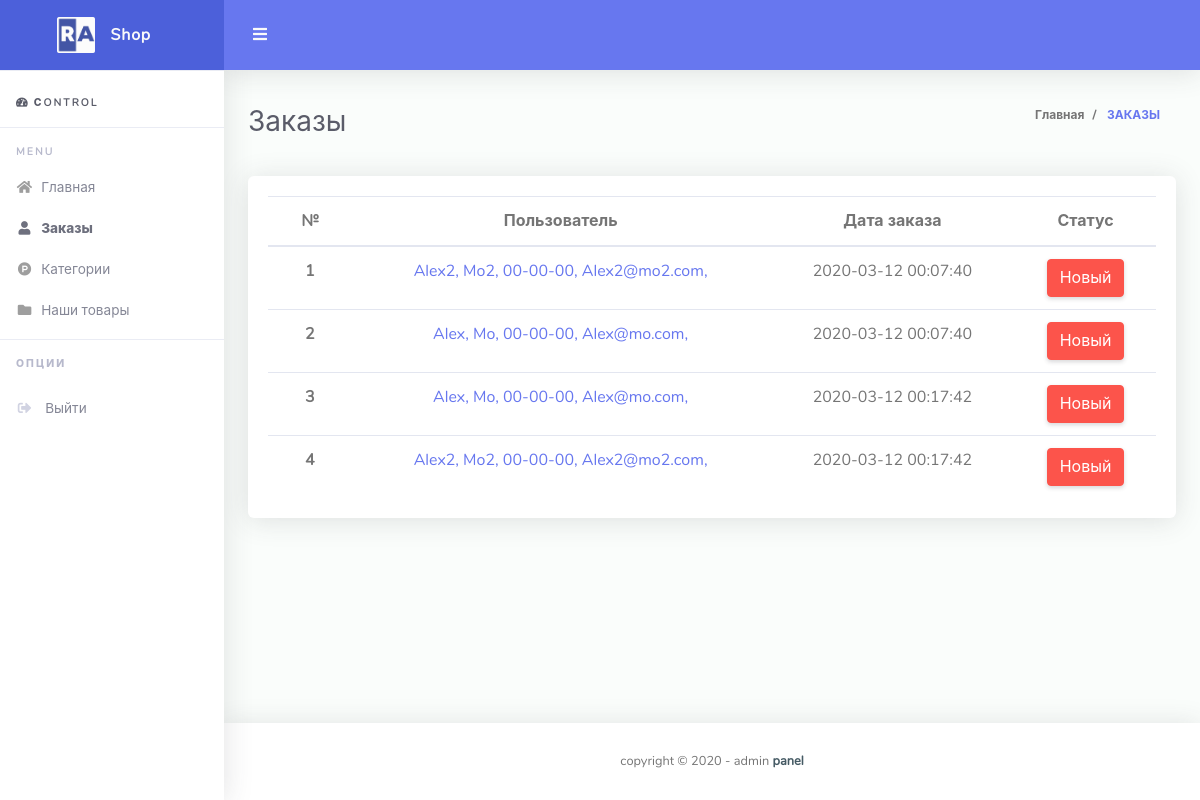
The app's page /admin/orders.php, older data.
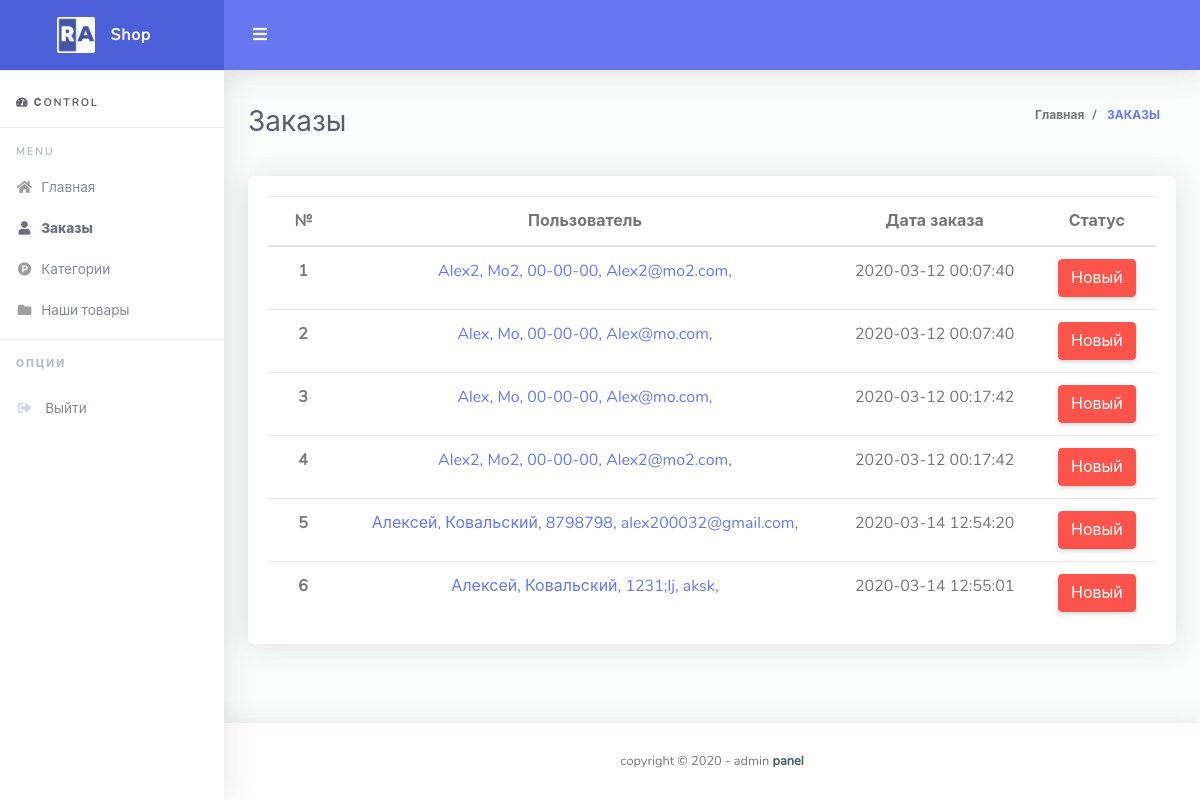
The same page, newer data.
### tables this page shows
CREATE TABLE `orders` (
  `id` int(11) NOT NULL,
  `customer_id` int(11) NOT NULL,
  `service` text NOT NULL,
  `created_at` datetime NOT NULL DEFAULT current_timestamp(),
  `status` tinyint(1) NOT NULL
);

CREATE TABLE `customers` (
  `id` int(11) NOT NULL,
  `first_name` varchar(20) NOT NULL,
  `last_name` varchar(20) DEFAULT NULL,
  `phone` varchar(255) DEFAULT NULL,
  `email` varchar(255) NOT NULL,
  `password` varchar(255) NOT NULL,
  `confirm_mail` varchar(255) NOT NULL,
  `verifided` int(1) NOT NULL DEFAULT 0,
  `rights` int(1) NOT NULL DEFAULT 0
);

### admin/orders.php (the view, shortened to what this page needs)
<?php
include $_SERVER['DOCUMENT_ROOT'] . "/configs/db.php";
?>
<!DOCTYPE html>
<html lang="en">
<head>
    <?php include $_SERVER['DOCUMENT_ROOT'] . "/admin/parts/head.php" ?>
</head>
<body id="page-top">
<div id="wrapper">
    <?php include $_SERVER['DOCUMENT_ROOT'] . "/admin/parts/nav.php" ?>
    <div id="content-wrapper" class="d-flex flex-column">
        <div id="content">
            <nav class="navbar navbar-expand navbar-light bg-navbar topbar mb-4 static-top">
                <button id="sidebarToggleTop" class="btn btn-link rounded-circle mr-3">
                    <i class="fa fa-bars"></i>
                </button>
            </nav>
            <div class="container-fluid" id="container-wrapper">
                <?php
                include $_SERVER['DOCUMENT_ROOT'] . "/admin/parts/breadcrumb.php"
                ?>
                <div class="row">
                    <div id="" class="col-lg-12">
                        <div class="card mb-4 text-center">
                            <div class="card-body table-full-width table-responsive">
                                <table class="table" id="table_orders">
                                  <thead>
                                    <tr>
                                      <th scope="col">№</th>
                                      <th scope="col">Пользователь</th>
                                      <th scope="col">Дата заказа</th>
                                      <th scope="col">Статус</th>
                                    </tr>
                                  </thead>
                                        <tbody>
                                                <?php
                                                $sql = "SELECT orders.id, orders.status, orders.created_at, customers.first_name, customers.last_name, customers.`phone`, customers.`email`
                                                        FROM customers
                                                        INNER JOIN orders ON customers.id = orders.customer_id
                                                        ORDER BY orders.id ASC";
                                                $result = $connect->query($sql);
                                                while($row = mysqli_fetch_assoc($result)) {
                                                ?>
                                                    <tr>
                                                        <th><?php echo $row['id']; ?></th>
                                                        <td><a href="/admin/watch_order.php?id=<?php echo $row['id']; ?>">
                                                            <?php echo $row['first_name']; ?>,
                                                            <?php echo $row['last_name']; ?>,
                                                            <?php echo $row['phone']; ?>,
                                                            <?php echo $row['email']; ?>,
                                                        </a></td>
                                                        <td><?php echo $row['created_at']; ?></td>
                                                        <td>
                                                            <div id="status<?php echo $row['id']; ?>">
                                                                <?php
                                                                if($row['status'] == 0) {
                                                                    ?>
                                                                    <div class="btn btn-danger" onclick="statusNew(<?php echo $row['id']; ?>)">Новый</div>
                                                                <?php
                                                                }
                                                                    ?>
                                                            </div>
                                                        </td>
                                                    </tr>
                                                <?php
                                                }
                                                ?>
                                        </tbody>
                                    </table>
                            </div>
                    </div>
                </div>
            </div>
        </div>
    </div>
    <?php include $_SERVER['DOCUMENT_ROOT'] . "/admin/parts/footer.php" ?>
    </div>
</div>
</body>
</html>

Row changes from the older to the newer data that the page shows:
added orders: id "5", customer.first_name "Алексей", customer.last_name "Ковальский", customer.phone "8798798", customer.email "alex200032@gmail.com", created_at "2020-03-14 12:54:20"
added orders: id "6", customer.first_name "Алексей", customer.last_name "Ковальский", customer.phone "1231;lj", customer.email "aksk", created_at "2020-03-14 12:55:01"
